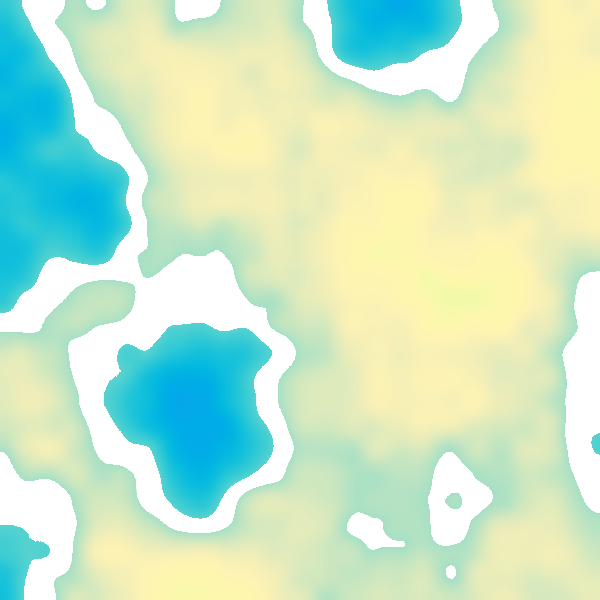
Frame 1 (no input)
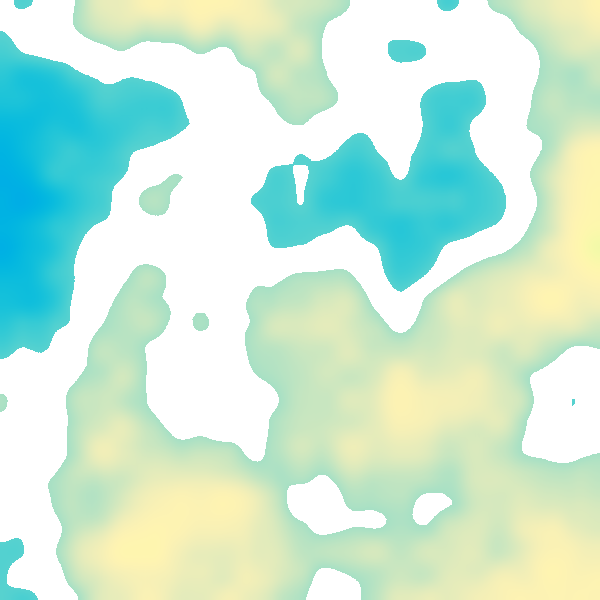
Frame 60 (the mouse pressed at the canvas centre just before this capture)
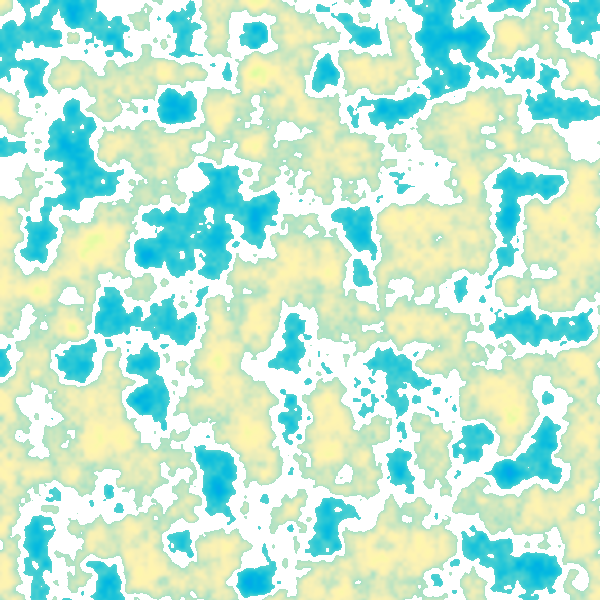
Frame 120 (the mouse held since frame 60 and released just before this capture)

The Processing sketch that drew these frames (run headless with seeded random() and noise(); from frame 60 on, the mouse is pressed at the canvas centre):

// Processing sketch: sketch_2d_noise
// ── sketch_2d_noise.pde
float zOffset = 0;

void setup() {
  size(600, 600);
}

void draw() {
  loadPixels();
  
  float noiseScale = map(mouseX, 0, width, 0.005, 0.05);
  float speed = map(mouseY, 0, height, 0.01, 0.08);
  
  for (int i = 0; i < pixels.length; i++) {
    int x = i % width;
    int y = i / width;
    
    float n = noise(x * noiseScale, y * noiseScale, zOffset);
    
    float r = map(sin(n * TWO_PI), -1, 1, 0, 255);
    float g = map(cos(n * HALF_PI), -1, 1, 0, 255);
    float b = map(n, 0, 1, 150, 255);
    
    if (n > 0.45 && n < 0.55) {
      pixels[i] = color(255, 255, 255);
    } else {
      pixels[i] = color(r, g, b);
    }
  }
  
  updatePixels();
  zOffset += speed;
}
